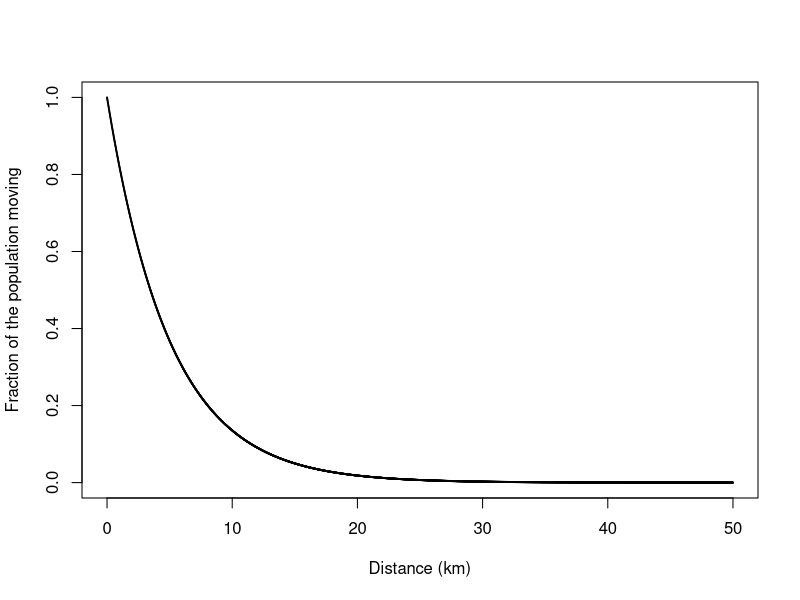
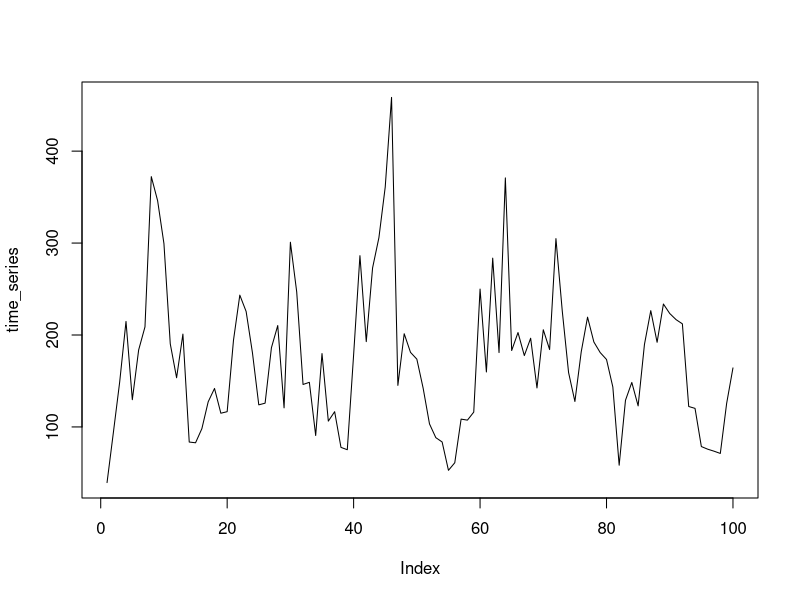
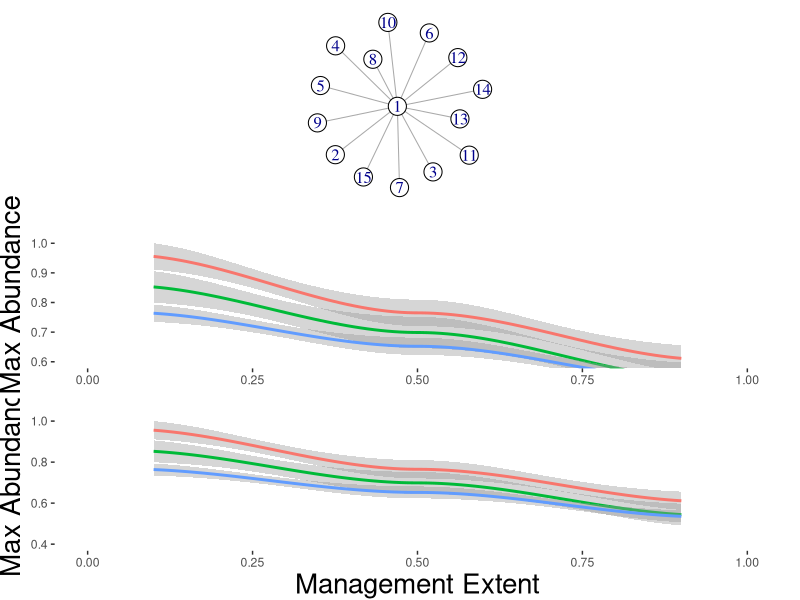
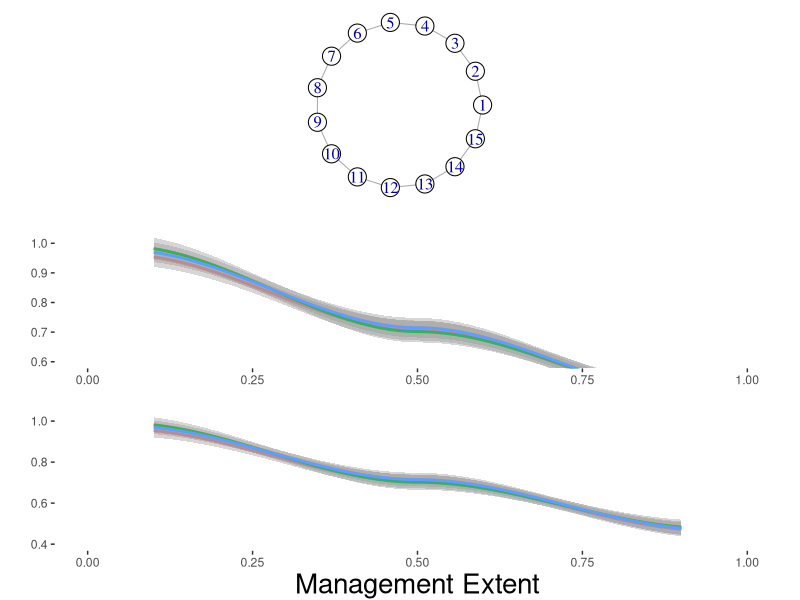
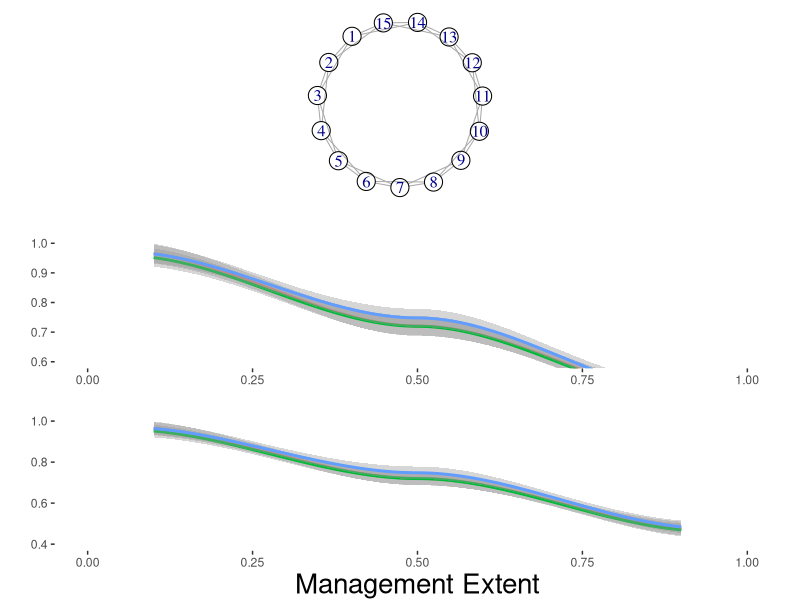
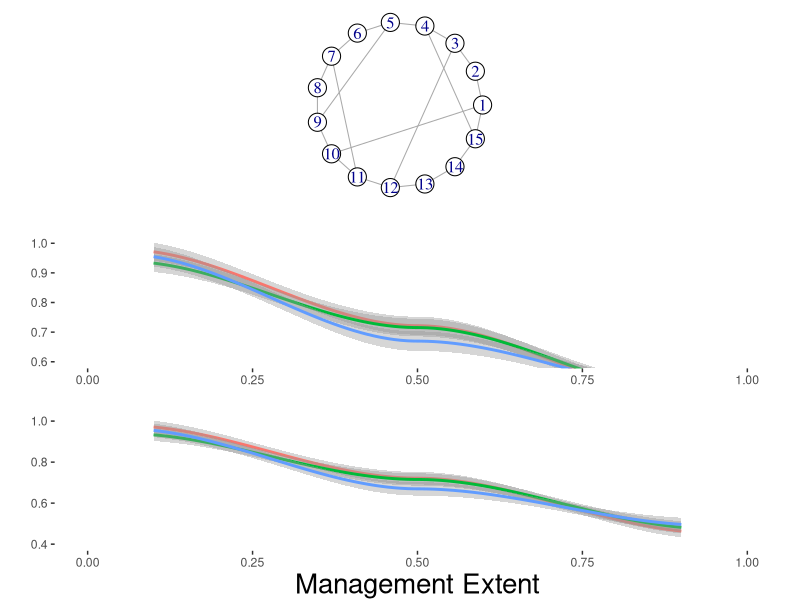
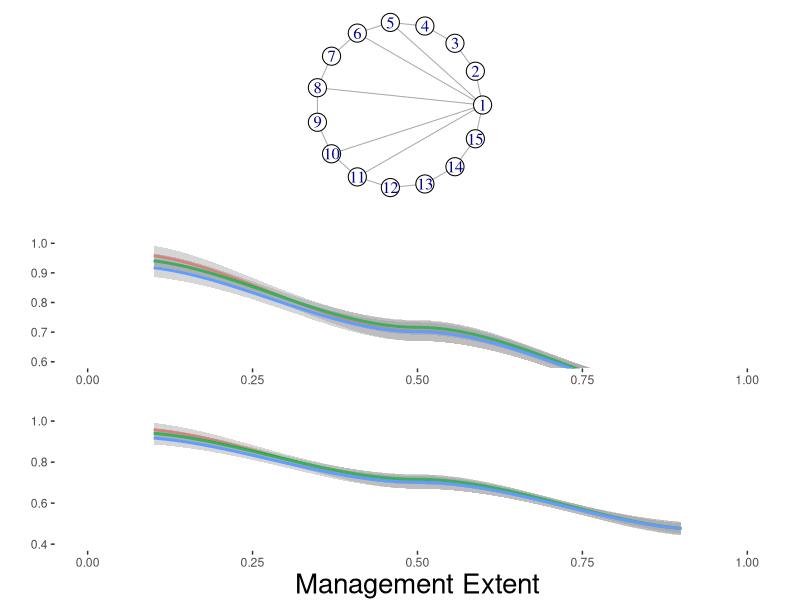
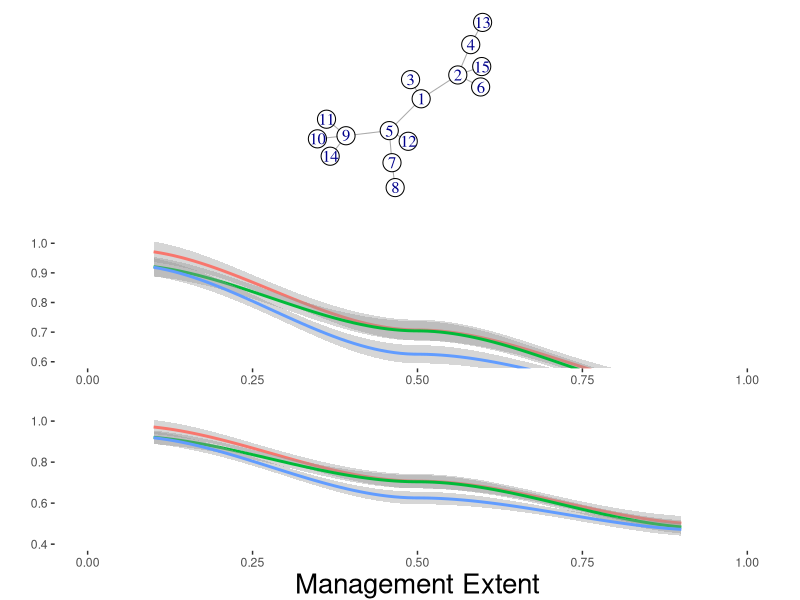

Source code (R) for these figures, in order:


###############################################################
#### Begin of required functions in preparation for main the code

# 1. A dispersal function for calculating what fraction 
# of the population disperses a distance 'd'

dispersal_func <- function(d, Phi){ 
  return(exp(-Phi*d))
}

# 2. Implementation of the Ricker logistic equation 
# This equation dictates the temporal dynamics of each 
# single local population

ricker <- function(xt, r, k, eps, th){
  xt[xt < 0] <- 0
  xt <- xt * exp(r*(1-(xt/k)) + eps)
  xt[xt < th] <- 0
  return(xt)
}

#### End of required functions in preparation for main the code
###############################################################

#### Main application

# this library is needed to perform calculations over the network
# of metapopulation topological structure
require(igraph)

###############################################################
#### Start of model parameters & checking functions 
#### above work fine with the given parameter values

phi <- 1/5              #dispersal distance (5k for rabbits)

##############
# this is how our dispersal kernel looks like...
x <- seq(0,50,0.01)
y <- dispersal_func(x, phi)

plot(x,y,cex=.1, ylab='Fraction of the population moving', xlab='Distance (km)')
###############

r <- 0.4257087          #growth rate
k <- 160                #carrying capacity
sigma <- 0.3149903      #standard deviation of the error
low_th <- 10            #minimum population threshold

################################

################################
#this is how the dynamics of a single population look like:
time_series <- c()
xt <- runif(1, 1 , k)
for(i in 1:100){
  time_series <- append(time_series, xt)
  eps <- rnorm(1, 0, sigma)
  xt <- ricker(xt,r,k,eps,low_th)
}

plot(time_series, cex=.1, type='l')

################################

#### End of model parameters & checking
###############################################################

###############################################################
# Start of setting up the simulation protocol

# Number of replicates to be run for each experiment
replicates <- 20

# This parameter determines the management action to be simulated
# change between 'population' and 'resource' to do population or
# resource reduction respectively
mngmt_action <- 'resource'

dispersal_values <- c(0, 0.3, 0.6, 0.9)          # include all the dispersal values to be tested in this vector
mngmt_extents <- c(.1, .5, .9)                   # include all the management extents (e) to be tested here
mngmt_levels <- c(.3, .6, .9)                    # include all the management levels (l) to be tested here

# management spatial strategies (s) - possible values: random, correlated, hub
mngmt_types <- c('random', 'correlated', 'hub')  

# this is the number of the iteration at which management action is applied
mngmt_iter <- 71

# this is the length (number of iterations) the management is action is applied for
# for the results in the paper: 1 for resource reduction, 9 (which is actually 10 iterations) 
# for population reduction
if(mngmt_action == 'population'){
  mngmt_length <- 9
}else{
  mngmt_length <- 1
}

# number of iterations at which output recording begins and lasts for, respectively
if(mngmt_action == 'population'){
  record_output <- 91
}else{
  record_output <- 73
}
record_length <- 9

# here we calculate the total number of iterations
iterations <- record_output + record_length

# this is where we keep the output
output <- NULL

# vector containing the names of the model metapopulation structures
layouts <- c('star', 'ring', 'neighbours', 'ring-random', 'ring-hub', 'scale-free')

# End of setting up the simulation protocol
###############################################################

###############################################################
# The core of the simulations start here!

# The first loop is thorugh the metapopulation structures (layouts)
# We are going to repeat the same process (replicates of management experiments)
# for each one of the model metapopulation structures

for(grid_id in layouts){
  # here we obtain a network representation of the metapopulation structure
  if(grid_id == 'star'){
    g <- graph.star(15, mode='undirected')
  }else if(grid_id == 'ring'){
    g <- graph.ring(15, directed=FALSE)
  }else if(grid_id == 'neighbours'){
    g <- watts.strogatz.game(1, 15, 2, 0)
  }else if(grid_id == 'scale-free'){
    g <- barabasi.game(15, directed=FALSE)
  }else if(grid_id == 'ring-random'){
    g <- graph.ring(15, directed=FALSE)
    g[from=c(1,3,4,7,9), to=c(10, 12, 15, 11, 5)] <- TRUE
  }else if(grid_id == 'ring-hub'){
    g <- graph.ring(15, directed=FALSE)
    g[1, c(10, 8, 6, 11, 5)] <- TRUE
  }
  
  # we convert the network to a connectivity matrix
  connectivity <- as.matrix(get.adjacency(g))
  
  # and then to a landscape matrix according to the dispersal function
  # This matrix contains information on the fraction of dispersers from 
  # each population going to each other and will be used to simulate dispersal below
  landscape <- connectivity
  landscape <- round(landscape, 1)
  landscape <- dispersal_func(landscape, phi)
  landscape[landscape == 1] <- 0
  landscape <- landscape/rowSums(landscape)
  
  # the number of populations is the number of vertices in the network g
  populations <- vcount(g)
  
  # the carrying capacity of each local population is stored in the carrying vector
  # original_ks is used below to restore k to original values
  original_ks <- carrying <- rep(k,populations)
  
  #### this second loop repeats the management experiments times the number of replicates specified above
  #### using the parameter 'replicates'
  for(repl in 1:replicates){
    print(paste('replicate: ', repl))
    
    ### Initial abundance of each local population (drawn from k +/- 10%)
    init_abs <- rnorm(length(carrying), mean=carrying, sd=(carrying*0.1))
    
    #### the fourth loop goes over the dispersal values (d)
    for(dispersal in dispersal_values){
      # This is the fraction of dispersing individuals
      frac_disp <- rep(dispersal, populations)
      
      #### the fifth loop goes over the management extents (e)
      for(pext in mngmt_extents){
        # This is the number of populations to be managed
        to_perturb <- floor(populations*pext)
        
        #### the sixth loop goes over the spatial management strategies (s)
        for(ptype in mngmt_types){
          # depending on the spatial management strategy chosen, the populations
          # to be managed are different. These are chosen here.
          if(ptype == 'random'){
            perturbed_pops <- sample(populations, to_perturb)   
          }else if(ptype == 'correlated'){
            perturbed_pops <- c()
            chosen <- 0
            while(chosen < to_perturb){
              current <- sample(populations, 1)
              while(current %in% perturbed_pops){
                current <- sample(populations, 1)
              }
              neighs <- igraph::neighbors(g, current)
              perturbed_pops <- append(perturbed_pops, append(current, neighs))
              perturbed_pops <- unique(perturbed_pops)
              chosen <- length(perturbed_pops)
              
            }
            
            if(chosen > to_perturb){
              perturbed_pops <- sample(perturbed_pops, to_perturb)
            }
            
          }else if(ptype == 'hub'){
            hubs <- order(degree(g), decreasing=TRUE)
            perturbed_pops <- hubs[1:to_perturb]
          }
          
          #### finally the last (seventh) loop goes over the spatial management levels (l)
          for(plevel in mngmt_levels){
            ### here we initialise the populations for this replicate
            cur_abs <- init_abs
            dynamics <- as.matrix(t(cur_abs))
            carrying <- original_ks
            
            # this is where the actual simulation of the population dynamics occur
            for(i in 1:iterations){         
              # here we check if we are within the period of management
              # if we are, then apply management
              if(i >= mngmt_iter & i < (mngmt_iter + mngmt_length)){
                
                if(mngmt_action == 'population'){
                  #this is for poison baiting (population reduction)
                  cur_abs[perturbed_pops] <- cur_abs[perturbed_pops] - (cur_abs[perturbed_pops]*plevel)
                }else if(mngmt_action == 'resource'){
                  #this is for warren ripping (affecting k)
                  carrying[perturbed_pops] <- original_ks[perturbed_pops] - (original_ks[perturbed_pops]*plevel)
                  above <- which(cur_abs[perturbed_pops] > carrying[perturbed_pops])
                  cur_abs[above] <- carrying[above]
                }
              }
              
              # stochasticity for population growth
              eps <- rnorm(populations, 0, sigma)
              
              # here populations grow according to ricker logistic function
              cur_abs <- ricker(cur_abs, r, carrying, eps, low_th)
              dynamics <- rbind(dynamics, cur_abs)        
              
              # here dispersal is simulated by sending a fraction of each local populations
              # to the respective connected populations
              dispersing <- cur_abs * frac_disp
              cur_abs <- cur_abs - dispersing
              arriving <- dispersing*landscape
              arriving <- colSums(arriving)
              
              cur_abs <- cur_abs + arriving
              
            }
            
            #### After performing the execution of the dynamics we obtain summary statistics for the
            #### resulting dynamics
            # these populations became extinct
            ext_pops <- which(apply(dynamics[(mngmt_iter-10):mngmt_iter,], 2, mean) == 0)
            
            if(length(ext_pops) > 0){
              dynamics <- dynamics[,-ext_pops]
            }
            
            if(is.null(dim(dynamics))){
              dyns_b4 <- dynamics[1:mngmt_iter]
            }else{
              dyns_b4 <- dynamics[1:mngmt_iter,]
            }
            
            # here we calculate the coefficient of variation
            if(is.null(dim(dyns_b4))){
              if(length(dyns_b4) > 0){
                mean_cv <- cv_reg <- sd(dyns_b4)/mean(dyns_b4)
              }else{
                mean_cv <- 0
                cv_reg <- 0
              }
            }else{
              mean_cv <- mean(apply(dyns_b4, 2, sd)/apply(dyns_b4, 2, mean))
              regional_dyns <- rowSums(dyns_b4)
              cv_reg <- sd(regional_dyns)/mean(regional_dyns)
            }
            
            if(is.null(dim(dynamics))){
              ext_pops_during <- which(mean(dynamics[mngmt_iter:(mngmt_iter+mngmt_length)]) == 0)
              
            }else{
              ext_pops_during <- which(apply(dynamics[mngmt_iter:(mngmt_iter+mngmt_length),], 2, mean) == 0)
              if(length(ext_pops_during) > 0){
                dynamics <- dynamics[,-ext_pops_during]
              }
            }
            
            
            # here we calculate the mean, max and min abundaces during management for the
            # period specified by the parameters above
            if(is.null(dim(dynamics))){
              window <- dynamics[(mngmt_iter-10):(mngmt_iter)]
            }else{
              window <- dynamics[(mngmt_iter-10):(mngmt_iter),]
            }
            
            if(is.null(dim(window))){
              if(length(window) > 0){
                mean_10_during <- mean(window)
                max_10_during <- max(window)
                min_10_during <- min(window) 
              }else{
                mean_10_during <- 0
                max_10_during <- 0
                min_10_during <- 0
              }
            }else{
              regional <- rowSums(window)
              mean_10_during <- mean(regional)
              max_10_during <- max(regional)
              min_10_during <- min(regional)
            }
            
            # here we calculate the mean, max and min abundaces after management for the
            # period specified by the parameters above
            if(is.null(dim(dynamics))){
              window <- dynamics[record_output:(record_output+record_length)]
              ext_pops_after <- which(mean(window) == 0)
              if(length(ext_pops_after) > 0){
                window <- c()
              }
            }else{
              window <- dynamics[record_output:(record_output+record_length),]
              ext_pops_after <- which(apply(window, 2, mean) == 0)
              if(length(ext_pops_after) > 0){
                window <- window[,-ext_pops_after]
              }
            }
            
            if(is.null(dim(window))){
              if(length(window) > 0){
                
                mean_10_after <- mean(window)
                max_10_after <- max(window)
                min_10_after <- min(window)
                
                mean_cv_10_after <- cv_reg_10_after <- sd(window)/mean(window)
              }else{
                mean_10_after <- 0
                max_10_after <- 0
                min_10_after <- 0
                
                mean_cv_10_after <- 0
                cv_reg_10_after <- 0
              }
            }else{
              regional <- rowSums(window)
              mean_10_after <- mean(regional)
              max_10_after <- max(regional)
              min_10_after <- min(regional)
              
              mean_cv_10_after <- mean(apply(window, 2, sd)/apply(window, 2, mean))
              cv_reg_10_after <- sd(regional)/mean(regional)
            }
            
            ext_pops <- length(ext_pops)
            ext_pops_after <- length(ext_pops_after)
            cur_res <- data.frame(grid_id, repl, dispersal,
                                  plevel=as.character(plevel), ptype, pext=as.character(pext),
                                  ext_pops, ext_pops_after, mean_cv, cv_reg,
                                  mean_10_during, min_10_during, max_10_during,
                                  mean_10_after, max_10_after, min_10_after,
                                  mean_cv_10_after, cv_reg_10_after)
            
            if(is.null(output)){
              output <- cur_res
            }else{
              output <- rbind(output, cur_res)
            }
          }
        }
      }
    }
  }
}

# End of simulation experiments
###############################################################


##########################################################################
# Start of saving/reporting results

# Executing this instruction saves the output to a file in csv format
write.csv(output, file=paste('./model-landscapes-results-',mngmt_action,'.csv',sep=''))

############
# Plotting
# We can also plot the results
# Execute the code below to reproduce the panels in Figure 1 in the manuscript
# Pdf's will be saved to your working directory

# Note: We use the GGPlot library for plotting

require(grid)
require(gridBase)
require(ggplot2)

# once you have ran the experiments for both management actions
# assign the correspoding outputs to the variables below
# so the plots will contain both results

# output for population reduction
output_pops <- output

# output for resource reduction
output_res <- output

plots <- list()
idx <- 1

plot_features <- "
stat_smooth(method='loess', se=TRUE, size = 1, na.rm=TRUE) +
theme(panel.background=element_blank(), plot.margin=unit(c(1,.5,-.5,0),'cm'),
legend.position=c(-.1, 1.15), legend.direction='horizontal', 
axis.title.y = element_text(size=20), axis.title.x = element_text(size=20)) + "

remove_legend <- "scale_colour_discrete(guide=FALSE) "

for(l in layouts){
  
  if(l == 'star'){
    g <- graph.star(15, mode='undirected')
  }else if(l == 'ring'){
    g <- graph.ring(15, directed=FALSE)
  }else if(l == 'neighbours'){
    g <- watts.strogatz.game(1, 15, 2, 0)
  }else if(l == 'scale-free'){
    g <- barabasi.game(15, directed=FALSE)
  }else if(l == 'ring-random'){
    g <- graph.ring(15, directed=FALSE)
    g[from=c(1,3,4,7,9), to=c(10, 12, 15, 11, 5)] <- TRUE
  }else if(l == 'ring-hub'){
    g <- graph.ring(15, directed=FALSE)
    g[1, c(10, 8, 6, 11, 5)] <- TRUE
  }
  
  data <- output_pops
  data$dispersal <- as.numeric(data$dispersal)
  data$ext_pops_after <- as.numeric(data$ext_pops_after)
  data$plevel <- as.numeric(as.character(data$plevel))
  
  temp <- data[which(data$dispersal == 0.3  & data$plevel == .6 & data$grid_id == l),]
  temp$ptype <- as.factor(temp$ptype)
  temp$ptype <- relevel(temp$ptype, 'random')
  
  temp$pext <- as.numeric(as.character(temp$pext))
  
  if(l == 'star'){
    ylab <- " + ylab('Max Abundance')"
  }else{
    ylab <- " + ylab('')"
  }
  
  xlab <- " + xlab('')"
  
  axis_limits <- " coord_cartesian(ylim = c(.6,1.05), xlim=c(0,1)) + "
  
  p2 <- eval(parse(text=paste(
    "ggplot(temp, aes(pext, ((max_10_after/max_10_during)), colour=as.factor(ptype))) +",
    plot_features, axis_limits, remove_legend, ylab, xlab)))
  
  data <- output_res
  data$dispersal <- as.numeric(data$dispersal)
  data$ext_pops_after <- as.numeric(data$ext_pops_after)
  data$plevel <- as.numeric(as.character(data$plevel))
  
  temp <- data[which(data$dispersal == 0.3  & data$plevel == .6 & data$grid_id == l),]
  temp$ptype <- as.factor(temp$ptype)
  temp$ptype <- relevel(temp$ptype, 'random')
  
  temp$pext <- as.numeric(as.character(temp$pext))
  
  xlab <- " + xlab('Management Extent')"
  axis_limits <- " coord_cartesian(ylim = c(.4,1.05), xlim=c(0,1)) + "
  
  p3 <- eval(parse(text=paste(
    "ggplot(temp, aes(pext, ((max_10_after/max_10_during)), colour=as.factor(ptype))) +",
    plot_features, axis_limits, remove_legend, ylab, xlab)))
  
  pdf(paste(l, '-test.pdf',sep=''),width=3,height=8)
  plot.new()
  vp1 <- viewport(x=0, y=0.66, width=1, height=0.33, just = c("left", "bottom"))
  vp2 <- viewport(x=0, y=0.21, width=1, height=0.6, just = c("left", "bottom"))
  vp3 <- viewport(x=0, y=0.02, width=1, height=0.6, just = c("left", "bottom"))
  
  pushViewport(vp3)
  print(p3, vp = vp3)
  
  upViewport()
  pushViewport(vp2)
  print(p2, vp = vp2)
  
  upViewport()
  pushViewport(vp1)
  par(new=TRUE, fig=gridFIG(), mar=c(0,0,0,0))
  
  if(l=='star' | l=='scale-free' | l=='neighbours'){
    plot(g, vertex.color=NA, vertex.size=22)
  }else{
    plot(g, vertex.color=NA, layout=layout.circle, vertex.size=22)  
  }
  
  dev.off()
  
}
